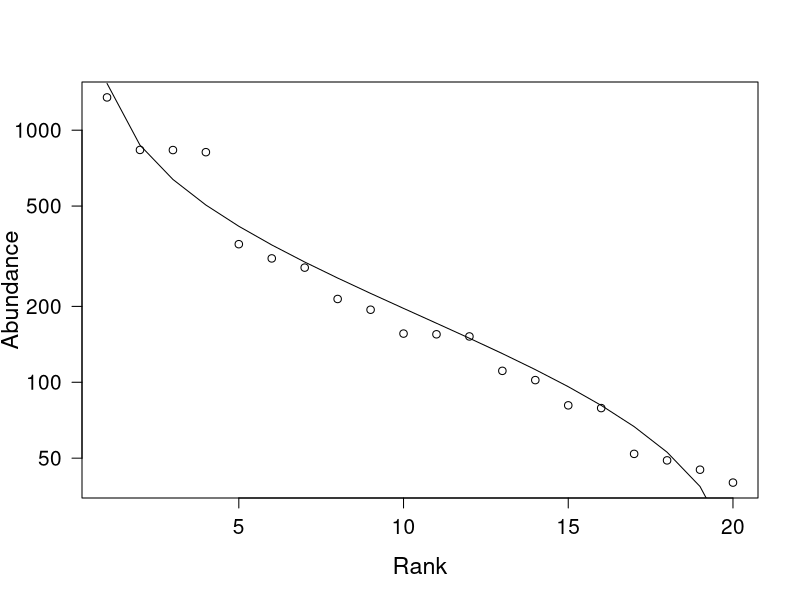
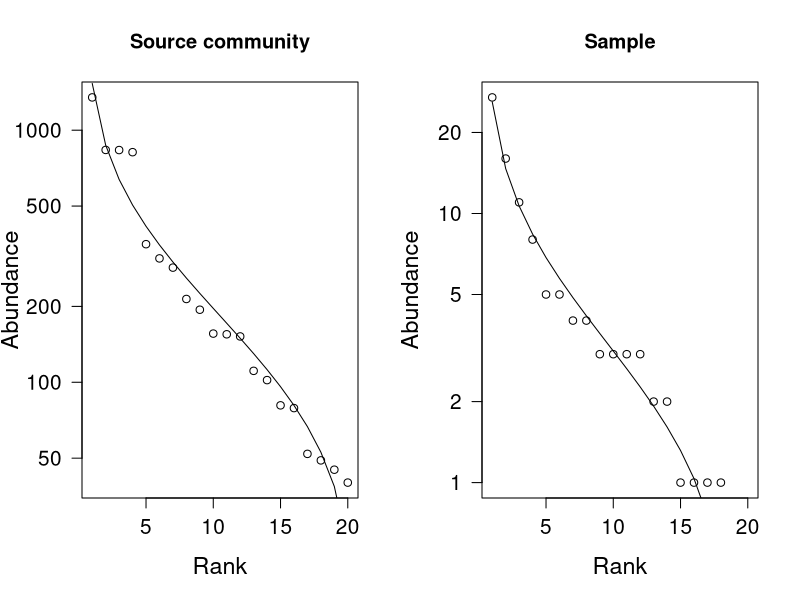
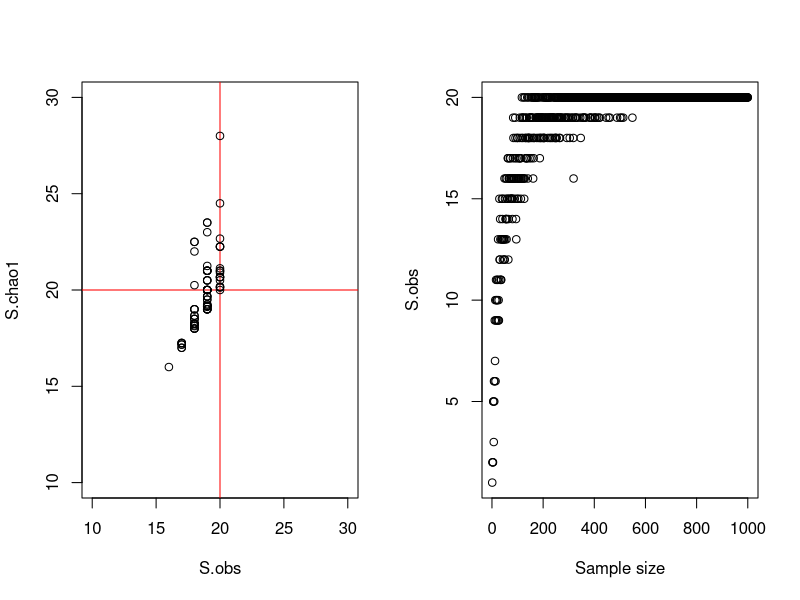

Source code (R) for these figures, in order:
## ---- chunk 1
rm(list = ls()) # clear working directory
## ---- chunk 2
x <- 1:15
if (sample(x, 1) <= 10) {
   print(paste("x is",x ,"and is less than 10"))
} else {
   print(paste("x is",x,"and is greater than 10"))
}
## ---- chunk 3
for(i in 1:10){
  print(i)
}
## ---- chunk 4
x <- c("apples", "oranges", "bananas", "strawberries")

for (i in seq(x)) {
    print(x[i])
}
## ---- chunk 5
for (i in x) {
    print(i)
}
## ---- chunk 6
for (i in seq(x)) {
  len <- nchar(x[i])
  print(len)
}
## ---- chunk 7
sapply(x, nchar)
## ---- chunk 8
for(i in 1:10){
  if(i %% 3 == 0){
    print(i)
  }
}
## ---- chunk 9
i <- 1
while (i < 10) {
    print(i)
    i <- i + 1
}
## ---- chunk 10
# for reproducible results we can set the seed
set.seed(6)
# draw 20 random numbers from l0g-normal distribution with a mean of 5 (log scale)
jelly.jar <- rlnorm (n = 20, meanlog = 5 )
# force numers to integers
jelly.jar <- as.integer (jelly.jar)
## ---- chunk 11
require (vegan)
RACresults <- rad.lognormal(jelly.jar)
plot(RACresults, las = 1, cex.lab = 1.4, cex.axis = 1.25)
## ---- chunk 12
sample.community <- function (x,n){
  # write out an explicit vector of the community  
  all.individuals <- rep(seq(x), x)
  # take n samples from the community
  survey <- sample(all.individuals,n)
  # prepare vector of species with 0 in each bin
  survey.sum <- rep(0, length(x))
  # add 1 to species bin each time an individual of that species was sampled 
    for ( i in survey){
     survey.sum[i] <- survey.sum[i] + 1
    }
  return(survey.sum)
}
## ---- chunk 13
# sample using our fuction
sample.jelly <- sample.community(x=jelly.jar,n=100)
# generate RAC using vegan
RACsample <- rad.lognormal(sample.jelly)
plot.new()
par(mfrow=c(1,2))
plot(RACresults, las = 1, cex.lab = 1.4, cex.axis = 1.25, xlim=c(1,20), main="Source community")
plot(RACsample, las = 1, cex.lab = 1.4, cex.axis = 1.25, xlim=c(1,20), main = "Sample")
## ---- chunk 14
# Functions from alpha diversity handout
S.obs <- function(x = ""){
  rowSums(x > 0) * 1
}

S.chao1 <- function(x = ""){
  S.obs(x) + (sum(x == 1)^2) / (2 * sum(x == 2))
}
## ---- chunk 15
S.true <- length(jelly.jar)
plot(0, t = "n", xlim = c(S.true/2, 1.5 * S.true), ylim = c(S.true/2, 1.5 * S.true), 
     xlab = "S.obs", ylab = "S.chao1")
abline(h = S.true, v = S.true, col = "red")

N <- 200

for ( i in 1:100){
  sample.dj <- sample.community(jelly.jar,N)
  x<-S.obs(t(sample.dj))
  y<-S.chao1(t(sample.dj))
  points(x,y)
}
## ---- chunk 16

#first take a single sample of size N from the source population
N<-1000
sample.dj <- sample.community(jelly.jar,n = N)

#generate vector to store results
S.collectors <- rep(NA, N)
#loop through 1:N and check S.obs
for (i in 1:N){
  current <-  sample.community(sample.dj,n = i)
  S.collectors[i] <- S.obs(t(current))
}

plot(1:N, S.collectors, xlab = "Sample size",ylab = "S.obs")
